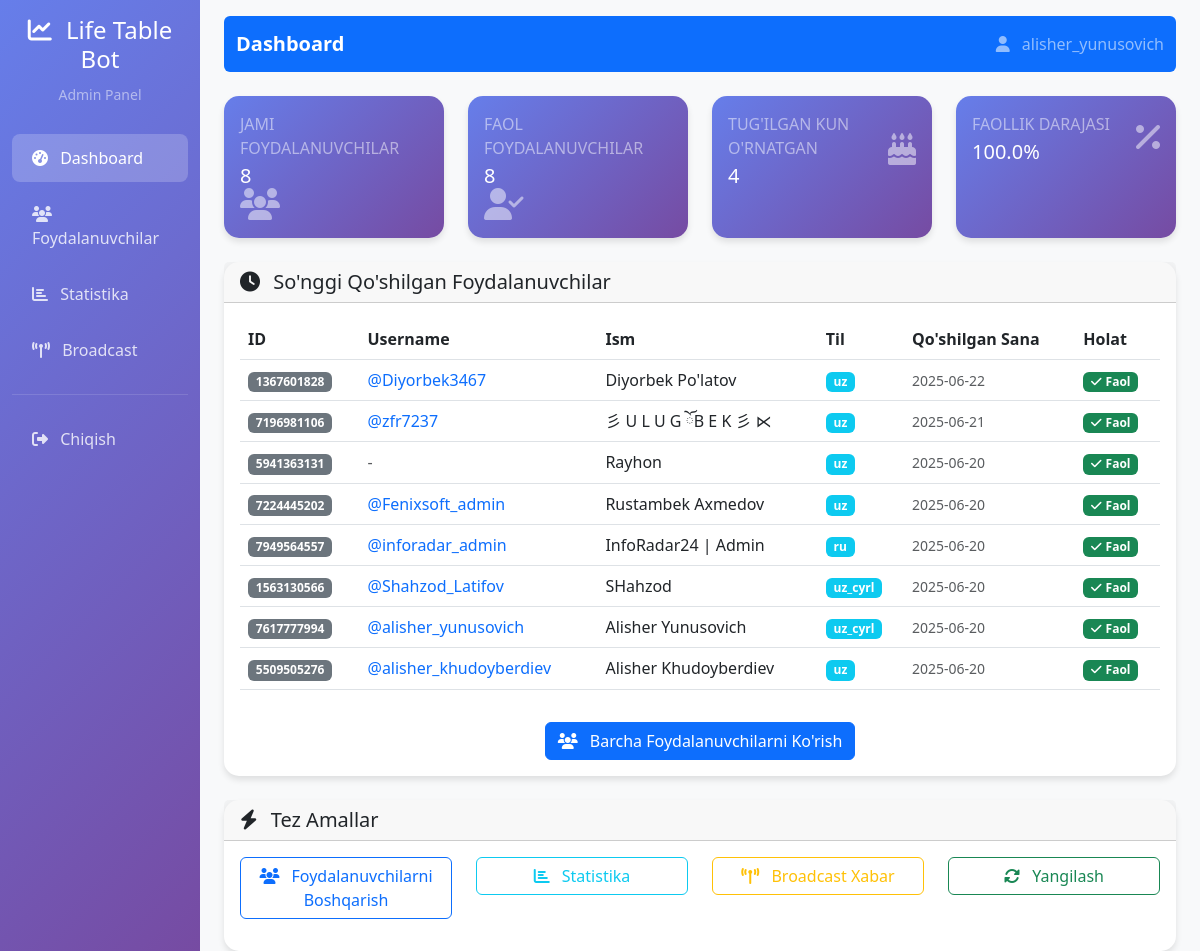
Page / (signed in) on the earlier database version.
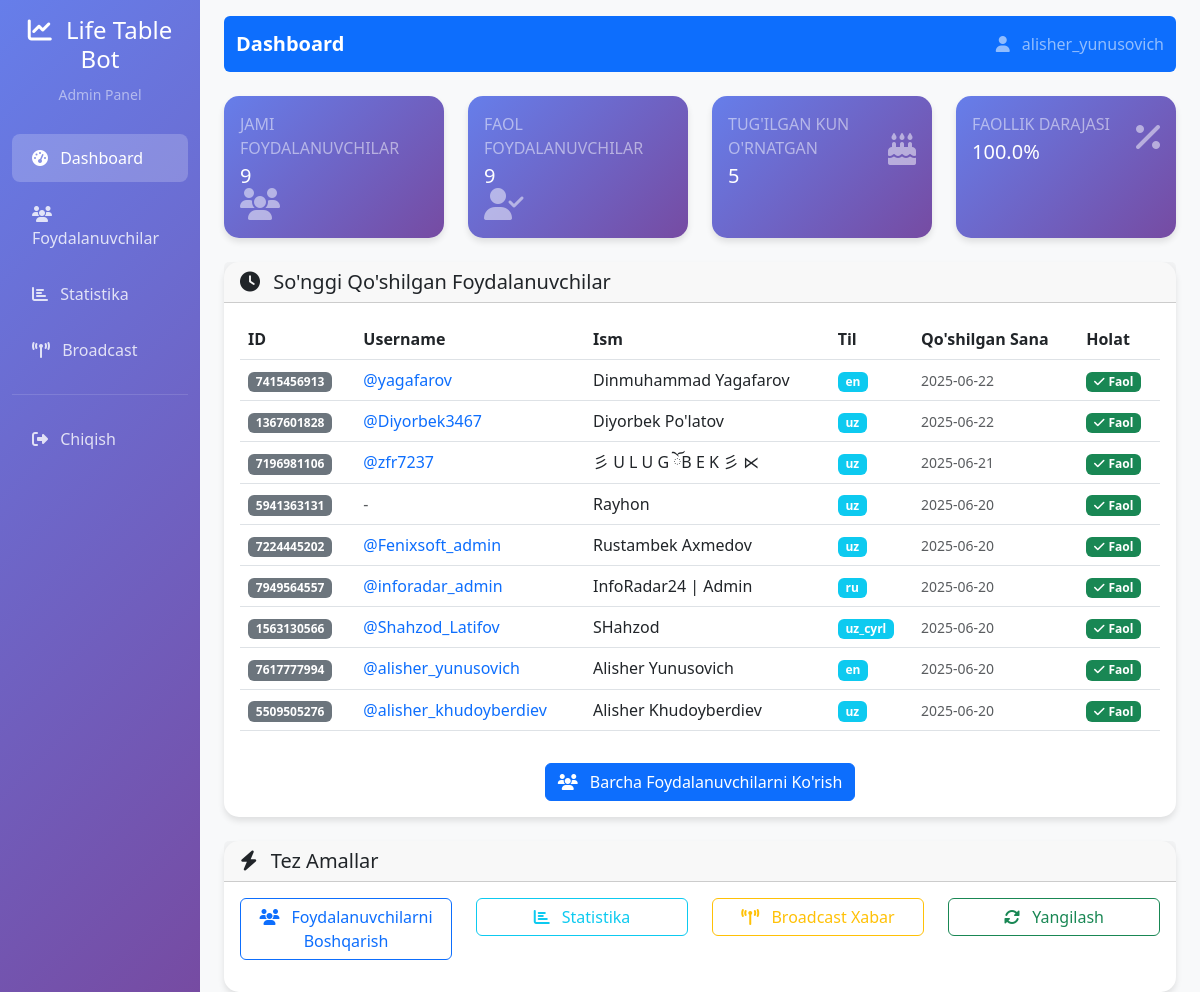
Same page on the later database version.
### src/database/models.py (models this page shows)
class User(Base):
    __tablename__ = 'users'
    id = Column(Integer, primary_key=True)
    telegram_id = Column(Integer, unique=True, nullable=False)
    username = Column(String(100), nullable=True)
    first_name = Column(String(100), nullable=True)
    last_name = Column(String(100), nullable=True)
    language = Column(String(10), default='uz')
    join_date = Column(DateTime, default=datetime.utcnow)
    birthday = Column(DateTime, nullable=True)
    is_active = Column(Boolean, default=True)
    created_at = Column(DateTime, default=datetime.utcnow)
    updated_at = Column(DateTime, default=datetime.utcnow, onupdate=datetime.utcnow)

### web_admin/app.py (the view)
@app.route('/')
@login_required
def dashboard():
    conn = get_bot_db()
    cursor = conn.cursor()
    cursor.execute("SELECT COUNT(*) as total FROM users")
    total_users = cursor.fetchone()['total']
    cursor.execute("SELECT COUNT(*) as active FROM users WHERE is_active = 1")
    active_users = cursor.fetchone()['active']
    cursor.execute("SELECT COUNT(*) as with_birthday FROM users WHERE birthday IS NOT NULL")
    users_with_birthday = cursor.fetchone()['with_birthday']
    cursor.execute("""
        SELECT telegram_id, username, first_name, last_name, language, join_date, is_active
        FROM users
        ORDER BY join_date DESC
        LIMIT 10
    """)
    recent_users = cursor.fetchall()
    for user in recent_users:
        user = dict(user)
        user['join_date'] = parse_date(user['join_date'])
    cursor.execute("""
        SELECT command_name, SUM(usage_count) as total_usage
        FROM command_usage
        GROUP BY command_name
        ORDER BY total_usage DESC
        LIMIT 10
    """)
    command_stats = cursor.fetchall()
    cursor.execute("""
        SELECT language, COUNT(*) as count
        FROM users
        GROUP BY language
        ORDER BY count DESC
    """)
    language_stats = cursor.fetchall()
    conn.close()
    return render_template('dashboard.html',
                         total_users=total_users,
                         active_users=active_users,
                         users_with_birthday=users_with_birthday,
                         recent_users=recent_users,
                         command_stats=command_stats,
                         language_stats=language_stats)

### web_admin/app.py (called while the page is built)
def login_required(f):
    @wraps(f)
    def decorated_function(*args, **kwargs):
        if 'admin_logged_in' not in session:
            return redirect(url_for('login'))
        return f(*args, **kwargs)
    return decorated_function

def get_bot_db():
    db_path = os.path.join(os.path.dirname(app.root_path), '..', 'bot_database.db')
    conn = sqlite3.connect(db_path)
    conn.row_factory = sqlite3.Row
    return conn

def parse_date(date_str):
    if not date_str: return None
    try:
        return datetime.fromisoformat(str(date_str).replace('Z', '+00:00'))
    except: return None

### web_admin/templates/dashboard.html (shortened to what this page needs)
{% extends "base.html" %}
{% block page_title %}Dashboard{% endblock %}
{% block content %}
<div class="row">
    <div class="col-xl-3 col-md-6 mb-4">
        <div class="card stat-card h-100">
            <div class="card-body">
                <div class="row align-items-center">
                    <div class="col">
                        <div class="text-white-50 text-uppercase mb-1">Jami Foydalanuvchilar</div>
                        <div class="h5 mb-0 text-white">{{ total_users }}</div>
                    </div>
                    <div class="col-auto">
                        <i class="fas fa-users fa-2x text-white-50"></i>
                    </div>
                </div>
            </div>
        </div>
    </div>
    <div class="col-xl-3 col-md-6 mb-4">
        <div class="card stat-card h-100">
            <div class="card-body">
                <div class="row align-items-center">
                    <div class="col">
                        <div class="text-white-50 text-uppercase mb-1">Faol Foydalanuvchilar</div>
                        <div class="h5 mb-0 text-white">{{ active_users }}</div>
                    </div>
                    <div class="col-auto">
                        <i class="fas fa-user-check fa-2x text-white-50"></i>
                    </div>
                </div>
            </div>
        </div>
    </div>
    <div class="col-xl-3 col-md-6 mb-4">
        <div class="card stat-card h-100">
            <div class="card-body">
                <div class="row align-items-center">
                    <div class="col">
                        <div class="text-white-50 text-uppercase mb-1">Tug'ilgan Kun O'rnatgan</div>
                        <div class="h5 mb-0 text-white">{{ users_with_birthday }}</div>
                    </div>
                    <div class="col-auto">
                        <i class="fas fa-birthday-cake fa-2x text-white-50"></i>
                    </div>
                </div>
            </div>
        </div>
    </div>
    <div class="col-xl-3 col-md-6 mb-4">
        <div class="card stat-card h-100">
            <div class="card-body">
                <div class="row align-items-center">
                    <div class="col">
                        <div class="text-white-50 text-uppercase mb-1">Faollik Darajasi</div>
                        <div class="h5 mb-0 text-white">
                            {% if total_users > 0 %}
                                {{ "%.1f"|format((active_users / total_users) * 100) }}%
                            {% else %}
                                0%
                            {% endif %}
                        </div>
                    </div>
                    <div class="col-auto">
                        <i class="fas fa-percentage fa-2x text-white-50"></i>
                    </div>
                </div>
            </div>
        </div>
    </div>
</div>
<div class="row">
    <div class="col-12">
        <div class="card">
            <div class="card-header">
                <h5 class="card-title mb-0">
                    <i class="fas fa-clock me-2"></i>
                    So'nggi Qo'shilgan Foydalanuvchilar
                </h5>
            </div>
            <div class="card-body">
                <div class="table-responsive">
                    <table class="table table-hover">
                        <thead>
                            <tr>
                                <th>ID</th>
                                <th>Username</th>
                                <th>Ism</th>
                                <th>Til</th>
                                <th>Qo'shilgan Sana</th>
                                <th>Holat</th>
                            </tr>
                        </thead>
                        <tbody>
                            {% for user in recent_users %}
                            <tr>
                                <td>
                                    <span class="badge bg-secondary">{{ user.telegram_id }}</span>
                                </td>
                                <td>
                                    {% if user.username %}
                                        <a href="https://t.me/{{ user.username }}" target="_blank" class="text-decoration-none">
                                            @{{ user.username }}
                                        </a>
                                    {% else %}
                                        <span class="text-muted">-</span>
                                    {% endif %}
                                </td>
                                <td>
                                    {% if user.first_name %}
                                        {{ user.first_name }}
                                        {% if user.last_name %}
                                            {{ user.last_name }}
                                        {% endif %}
                                    {% else %}
                                        <span class="text-muted">-</span>
                                    {% endif %}
                                </td>
                                <td>
                                    <span class="badge bg-info">{{ user.language }}</span>
                                </td>
                                <td>
                                    <small class="text-muted">
                                        {% if user.join_date %}
                                            {% if user.join_date is string %}
                                                {{ user.join_date[:10] if user.join_date else '-' }}
                                            {% else %}
                                                {{ user.join_date.strftime('%d.%m.%Y %H:%M') if user.join_date else '-' }}
                                            {% endif %}
                                        {% else %}
                                            -
                                        {% endif %}
                                    </small>
                                </td>
                                <td>
                                    {% if user.is_active %}
                                        <span class="badge bg-success">
                                            <i class="fas fa-check me-1"></i>Faol
                                        </span>
                                    {% else %}
                                        <span class="badge bg-danger">
                                            <i class="fas fa-times me-1"></i>Faol emas
                                        </span>
                                    {% endif %}
                                </td>
                            </tr>
                            {% endfor %}
                        </tbody>
                    </table>
                </div>
                <div class="text-center mt-3">
                    <a href="{{ url_for('users') }}" class="btn btn-primary">
                        <i class="fas fa-users me-2"></i>
                        Barcha Foydalanuvchilarni Ko'rish
                    </a>
                </div>
            </div>
        </div>
    </div>
</div>
<div class="row mt-4">
    <div class="col-12">
        <div class="card">
            <div class="card-header">
                <h5 class="card-title mb-0">
                    <i class="fas fa-bolt me-2"></i>
                    Tez Amallar
                </h5>
            </div>
            <div class="card-body">
                <div class="row">
                    <div class="col-md-3 mb-3">
                        <a href="{{ url_for('users') }}" class="btn btn-outline-primary w-100">
                            <i class="fas fa-users me-2"></i>
                            Foydalanuvchilarni Boshqarish
                        </a>
                    </div>
                    <div class="col-md-3 mb-3">
                        <a href="{{ url_for('statistics') }}" class="btn btn-outline-info w-100">
                            <i class="fas fa-chart-bar me-2"></i>
                            Statistika
                        </a>
                    </div>
                    <div class="col-md-3 mb-3">
                        <a href="{{ url_for('broadcast') }}" class="btn btn-outline-warning w-100">
                            <i class="fas fa-broadcast-tower me-2"></i>
                            Broadcast Xabar
                        </a>
                    </div>
                    <div class="col-md-3 mb-3">
                        <button class="btn btn-outline-success w-100" onclick="refreshStats()">
                            <i class="fas fa-sync-alt me-2"></i>
                            Yangilash
                        </button>
                    </div>
                </div>
            </div>
        </div>
    </div>
</div>
{% endblock %}

### web_admin/templates/base.html (shortened to what this page needs)
<!DOCTYPE html>
<html lang="uz">
<head>
    <link href="https://cdn.jsdelivr.net/npm/bootstrap@5.3.0/dist/css/bootstrap.min.css" rel="stylesheet">
    <link href="https://cdnjs.cloudflare.com/ajax/libs/font-awesome/6.4.0/css/all.min.css" rel="stylesheet">
</head>
<body>
    <div class="container-fluid">
        <div class="row">
            <nav class="col-md-3 col-lg-2 d-md-block sidebar collapse">
                <div class="position-sticky pt-3">
                    <div class="text-center mb-4">
                        <h4 class="text-white">
                            <i class="fas fa-chart-line me-2"></i>
                            Life Table Bot
                        </h4>
                        <small class="text-white-50">Admin Panel</small>
                    </div>
                    <ul class="nav flex-column">
                        <li class="nav-item">
                            <a class="nav-link {% if request.endpoint == 'dashboard' %}active{% endif %}" href="{{ url_for('dashboard') }}">
                                <i class="fas fa-tachometer-alt me-2"></i>
                                Dashboard
                            </a>
                        </li>
                        <li class="nav-item">
                            <a class="nav-link {% if request.endpoint == 'users' %}active{% endif %}" href="{{ url_for('users') }}">
                                <i class="fas fa-users me-2"></i>
                                Foydalanuvchilar
                            </a>
                        </li>
                        <li class="nav-item">
                            <a class="nav-link {% if request.endpoint == 'statistics' %}active{% endif %}" href="{{ url_for('statistics') }}">
                                <i class="fas fa-chart-bar me-2"></i>
                                Statistika
                            </a>
                        </li>
                        <li class="nav-item">
                            <a class="nav-link {% if request.endpoint == 'broadcast' %}active{% endif %}" href="{{ url_for('broadcast') }}">
                                <i class="fas fa-broadcast-tower me-2"></i>
                                Broadcast
                            </a>
                        </li>
                    </ul>
                    <hr class="text-white-50">
                    <ul class="nav flex-column">
                        <li class="nav-item">
                            <a class="nav-link" href="{{ url_for('logout') }}">
                                <i class="fas fa-sign-out-alt me-2"></i>
                                Chiqish
                            </a>
                        </li>
                    </ul>
                </div>
            </nav>
            <main class="col-md-9 ms-sm-auto col-lg-10 px-md-4 main-content">
                <nav class="navbar navbar-expand-lg navbar-dark bg-primary rounded mb-4 mt-3">
                    <div class="container-fluid">
                        <span class="navbar-brand">
                            {% block page_title %}Admin Panel{% endblock %}
                        </span>
                        <div class="navbar-nav ms-auto">
                            <span class="navbar-text">
                                <i class="fas fa-user me-2"></i>
                                {{ session.get('admin_username', 'Admin') }}
                            </span>
                        </div>
                    </div>
                </nav>
                {% block content %}{% endblock %}
            </main>
        </div>
    </div>
</body>
</html>

### web_admin/templates/base.html (style rules this page uses)
.sidebar { min-height: 100vh; background: linear-gradient(135deg, #667eea 0%, #764ba2 100%); }
.sidebar .nav-link { color: rgba(255,255,255,0.8); padding: 12px 20px; margin: 4px 0; border-radius: 8px; transition: all 0.3s ease; }
.sidebar .nav-link.active { background: rgba(255,255,255,0.2); color: white; }
.main-content { background: #f8f9fa; min-height: 100vh; }
.card { border: none; border-radius: 15px; box-shadow: 0 4px 6px rgba(0,0,0,0.1); transition: transform 0.3s ease; }
.stat-card { background: linear-gradient(135deg, #667eea 0%, #764ba2 100%); color: white; }
.navbar-brand { font-weight: bold; color: white !important; }

Differences in the rows shown:
changed User "alisher_yunusovich": language "uz_cyrl" → "en"
added User: telegram_id "7415456913", username "yagafarov", first_name "Dinmuhammad", last_name "Yagafarov", language "en", join_date "2025-06-22", is_active True (drawn)
Other differences:
{{ total_users }}: "8" → "9"
{{ active_users }}: "8" → "9"
{{ users_with_birthday }}: "4" → "5"
